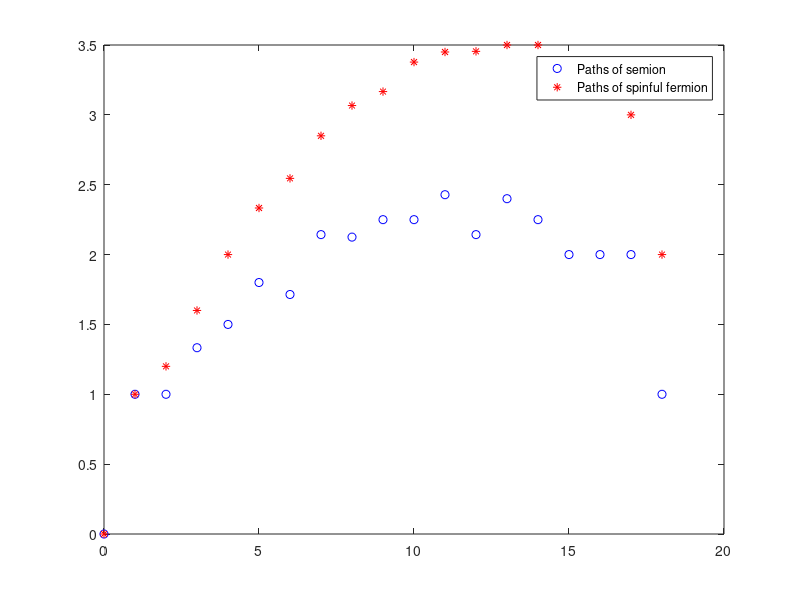

MATLAB code to generate this figure:
gamma=1;
semionpath=gamma*[0., 1., 1., 1.33333, 1.5, 1.8, 1.71429, 2.14286, 2.125, 2.25, 2.25, 2.42857, 2.14286, 2.4, 2.25, 2., 2., 2., 1.]
fermionpath=gamma*[0., 1., 1.2, 1.6, 2., 2.33333, 2.54545, 2.85, 3.06667, 3.16667, 3.37778, 3.45, 3.45455, 3.5, 3.5, 3.2, 3.2, 3., 2.]


a=linspace(0,18,19);

figure
plot(a, semionpath, "bo")
hold on
plot(a,fermionpath, "r*")
hold off
legend('Paths of semion','Paths of spinful fermion')
